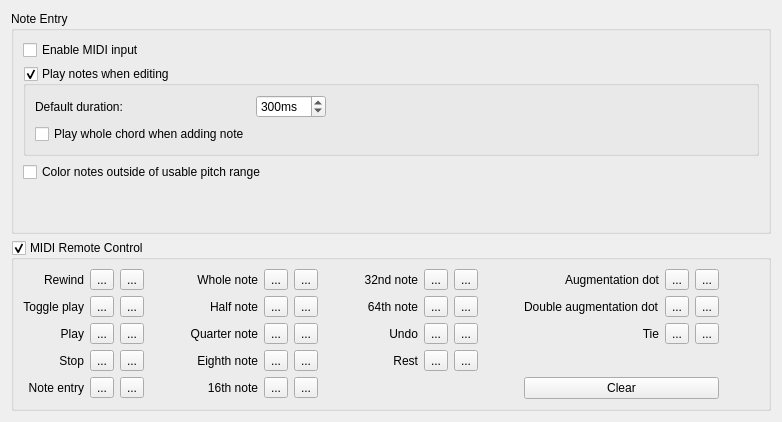
     <widget class="QWidget" name="tabNoteEntry">
      <property name="accessibleName">
       <string>Note Entry Tab</string>
      </property>
      <attribute name="title">
       <string>Note Entry</string>
      </attribute>
      <layout class="QVBoxLayout" name="verticalLayout_4">
       <item>
        <widget class="QGroupBox" name="groupBox_13">
         <property name="title">
          <string>Note Entry</string>
         </property>
         <layout class="QVBoxLayout" name="verticalLayout_2">
          <item>
           <widget class="QCheckBox" name="enableMidiInput">
            <property name="accessibleName">
             <string>Enable MIDI Input</string>
            </property>
            <property name="text">
             <string>Enable MIDI input</string>
            </property>
           </widget>
          </item>
          <item>
           <widget class="QGroupBox" name="playNotes">
            <property name="mouseTracking">
             <bool>true</bool>
            </property>
            <property name="accessibleName">
             <string>Play notes when editing</string>
            </property>
            <property name="title">
             <string>Play notes when editing</string>
            </property>
            <property name="checkable">
             <bool>true</bool>
            </property>
            <property name="checked">
             <bool>true</bool>
            </property>
            <layout class="QGridLayout" name="gridLayout_4">
             <item row="0" column="0">
              <widget class="QLabel" name="label_37">
               <property name="text">
                <string>Default duration:</string>
               </property>
              </widget>
             </item>
             <item row="0" column="1">
              <widget class="QSpinBox" name="defaultPlayDuration">
               <property name="accessibleName">
                <string>Default duration</string>
               </property>
               <property name="suffix">
                <string>ms</string>
               </property>
               <property name="minimum">
                <number>20</number>
               </property>
               <property name="maximum">
                <number>2000</number>
               </property>
               <property name="singleStep">
                <number>100</number>
               </property>
               <property name="value">
                <number>300</number>
               </property>
              </widget>
             </item>
             <item row="1" column="0">
              <widget class="QCheckBox" name="playChordOnAddNote">
               <property name="accessibleName">
                <string>Play whole chord when adding note</string>
               </property>
               <property name="text">
                <string>Play whole chord when adding note</string>
               </property>
              </widget>
             </item>
             <item row="0" column="2">
              <spacer name="horizontalSpacer_2">
               <property name="orientation">
                <enum>Qt::Horizontal</enum>
               </property>
               <property name="sizeHint" stdset="0">
                <size>
                 <width>40</width>
                 <height>20</height>
                </size>
               </property>
              </spacer>
             </item>
            </layout>
           </widget>
          </item>
          <item>
           <widget class="QCheckBox" name="warnPitchRange">
            <property name="accessibleName">
             <string>Color notes outside of usable pitch range</string>
            </property>
            <property name="text">
             <string>Color notes outside of usable pitch range</string>
            </property>
           </widget>
          </item>
          <item>
           <spacer>
            <property name="orientation">
             <enum>Qt::Vertical</enum>
            </property>
            <property name="sizeHint" stdset="0">
             <size>
              <width>20</width>
              <height>40</height>
             </size>
            </property>
           </spacer>
          </item>
         </layout>
        </widget>
       </item>
       <item>
        <widget class="QGroupBox" name="rcGroup">
         <property name="toolTip">
          <string>Enable MIDI remote control</string>
         </property>
         <property name="accessibleName">
          <string>MIDI remote control</string>
         </property>
         <property name="title">
          <string>MIDI Remote Control</string>
         </property>
         <property name="flat">
          <bool>false</bool>
         </property>
         <property name="checkable">
          <bool>true</bool>
         </property>
         <layout class="QGridLayout">
          <property name="leftMargin">
           <number>9</number>
          </property>
          <property name="topMargin">
           <number>9</number>
          </property>
          <property name="rightMargin">
           <number>9</number>
          </property>
          <property name="bottomMargin">
           <number>9</number>
          </property>
          <property name="spacing">
           <number>6</number>
          </property>
          <item row="0" column="0">
           <widget class="QLabel" name="label_15">
            <property name="text">
             <string>Rewind</string>
            </property>
            <property name="alignment">
             <set>Qt::AlignRight|Qt::AlignTrailing|Qt::AlignVCenter</set>
            </property>
           </widget>
          </item>
          <item row="0" column="1">
           <widget class="Ms::GreendotButton" name="rewindActive">
            <property name="focusPolicy">
             <enum>Qt::StrongFocus</enum>
            </property>
            <property name="toolTip">
             <string>Is active</string>
            </property>
            <property name="accessibleName">
             <string>Rewind is active</string>
            </property>
            <property name="text">
             <string notr="true">...</string>
            </property>
           </widget>
          </item>
          <item row="0" column="2">
           <widget class="Ms::RecordButton" name="recordRewind">
            <property name="focusPolicy">
             <enum>Qt::StrongFocus</enum>
            </property>
            <property name="toolTip">
             <string>Record</string>
            </property>
            <property name="accessibleName">
             <string>Rewind record</string>
            </property>
            <property name="text">
             <string notr="true">...</string>
            </property>
           </widget>
          </item>
          <item row="1" column="0">
           <widget class="QLabel" name="label_20">
            <property name="text">
             <string>Toggle play</string>
            </property>
            <property name="alignment">
             <set>Qt::AlignRight|Qt::AlignTrailing|Qt::AlignVCenter</set>
            </property>
           </widget>
          </item>
          <item row="1" column="1">
           <widget class="Ms::GreendotButton" name="togglePlayActive">
            <property name="focusPolicy">
             <enum>Qt::StrongFocus</enum>
            </property>
            <property name="toolTip">
             <string>Is active</string>
            </property>
            <property name="text">
             <string notr="true">...</string>
            </property>
           </widget>
          </item>
          <item row="1" column="2">
           <widget class="Ms::RecordButton" name="recordTogglePlay">
            <property name="focusPolicy">
             <enum>Qt::StrongFocus</enum>
            </property>
            <property name="toolTip">
             <string>Record</string>
            </property>
            <property name="accessibleName">
             <string>Toggle play record</string>
            </property>
            <property name="text">
             <string notr="true">...</string>
            </property>
           </widget>
          </item>
          <item row="0" column="15">
           <spacer name="horizontalSpacer_10">
            <property name="orientation">
             <enum>Qt::Horizontal</enum>
            </property>
            <property name="sizeHint" stdset="0">
             <size>
              <width>40</width>
              <height>20</height>
             </size>
            </property>
           </spacer>
          </item>
          <item row="0" column="4">
           <widget class="QLabel" name="label_14">
            <property name="text">
             <string>Whole note</string>
            </property>
            <property name="alignment">
             <set>Qt::AlignRight|Qt::AlignTrailing|Qt::AlignVCenter</set>
            </property>
           </widget>
          </item>
          <item row="1" column="4">
           <widget class="QLabel" name="label_16">
            <property name="text">
             <string>Half note</string>
            </property>
            <property name="alignment">
             <set>Qt::AlignRight|Qt::AlignTrailing|Qt::AlignVCenter</set>
            </property>
           </widget>
          </item>
          <item row="0" column="5">
           <widget class="Ms::GreendotButton" name="rca2">
            <property name="focusPolicy">
             <enum>Qt::StrongFocus</enum>
            </property>
            <property name="accessibleName">
             <string>Whole note is active</string>
            </property>
            <property name="text">
             <string notr="true">...</string>
            </property>
           </widget>
          </item>
          <item row="1" column="5">
           <widget class="Ms::GreendotButton" name="rca3">
            <property name="focusPolicy">
             <enum>Qt::StrongFocus</enum>
            </property>
            <property name="accessibleName">
             <string>Half note is active</string>
            </property>
            <property name="text">
             <string notr="true">...</string>
            </property>
           </widget>
          </item>
          <item row="0" column="6">
           <widget class="Ms::RecordButton" name="rcr2">
            <property name="focusPolicy">
             <enum>Qt::StrongFocus</enum>
            </property>
            <property name="accessibleName">
             <string>Whole note record</string>
            </property>
            <property name="text">
             <string notr="true">...</string>
            </property>
           </widget>
          </item>
          <item row="1" column="6">
           <widget class="Ms::RecordButton" name="rcr3">
            <property name="focusPolicy">
             <enum>Qt::StrongFocus</enum>
            </property>
            <property name="accessibleName">
             <string>Half note record</string>
            </property>
            <property name="text">
             <string notr="true">...</string>
            </property>
           </widget>
          </item>
          <item row="2" column="4">
           <widget class="QLabel" name="label_39">
            <property name="text">
             <string>Quarter note</string>
            </property>
            <property name="alignment">
             <set>Qt::AlignRight|Qt::AlignTrailing|Qt::AlignVCenter</set>
            </property>
           </widget>
          </item>
          <item row="3" column="4">
           <widget class="QLabel" name="label_40">
            <property name="text">
             <string>Eighth note</string>
            </property>
            <property name="alignment">
             <set>Qt::AlignRight|Qt::AlignTrailing|Qt::AlignVCenter</set>
            </property>
           </widget>
          </item>
          <item row="3" column="8">
           <widget class="QLabel" name="label_44">
            <property name="text">
             <string>Rest</string>
            </property>
            <property name="alignment">
             <set>Qt::AlignRight|Qt::AlignTrailing|Qt::AlignVCenter</set>
            </property>
           </widget>
          </item>
          <item row="3" column="9">
           <widget class="Ms::GreendotButton" name="rca9">
            <property name="focusPolicy">
             <enum>Qt::StrongFocus</enum>
            </property>
            <property name="accessibleName">
             <string>Rest is active</string>
            </property>
            <property name="text">
             <string notr="true">...</string>
            </property>
           </widget>
          </item>
          <item row="2" column="5">
           <widget class="Ms::GreendotButton" name="rca4">
            <property name="focusPolicy">
             <enum>Qt::StrongFocus</enum>
            </property>
            <property name="accessibleName">
             <string>Quarter note is active</string>
            </property>
            <property name="text">
             <string notr="true">...</string>
            </property>
           </widget>
          </item>
          <item row="2" column="6">
           <widget class="Ms::RecordButton" name="rcr4">
            <property name="focusPolicy">
             <enum>Qt::StrongFocus</enum>
            </property>
            <property name="accessibleName">
             <string>Quarter note record</string>
            </property>
            <property name="text">
             <string notr="true">...</string>
            </property>
           </widget>
          </item>
          <item row="3" column="5">
           <widget class="Ms::GreendotButton" name="rca5">
            <property name="focusPolicy">
             <enum>Qt::StrongFocus</enum>
            </property>
            <property name="accessibleName">
             <string>Eighth note is active</string>
            </property>
            <property name="text">
             <string notr="true">...</string>
            </property>
           </widget>
          </item>
          <item row="3" column="6">
           <widget class="Ms::RecordButton" name="rcr5">
            <property name="focusPolicy">
             <enum>Qt::StrongFocus</enum>
            </property>
            <property name="accessibleName">
             <string>Eighth note record</string>
            </property>
            <property name="text">
             <string notr="true">...</string>
            </property>
           </widget>
          </item>
          <item row="0" column="12">
           <widget class="QLabel" name="label_45">
            <property name="text">
             <string>Augmentation dot</string>
            </property>
            <property name="alignment">
             <set>Qt::AlignRight|Qt::AlignTrailing|Qt::AlignVCenter</set>
            </property>
           </widget>
          </item>
          <item row="1" column="12">
           <widget class="QLabel" name="label_46">
            <property name="text">
             <string>Double augmentation dot</string>
            </property>
           </widget>
          </item>
          <item row="2" column="12">
           <widget class="QLabel" name="label_47">
            <property name="text">
             <string>Tie</string>
            </property>
            <property name="alignment">
             <set>Qt::AlignRight|Qt::AlignTrailing|Qt::AlignVCenter</set>
            </property>
           </widget>
          </item>
          <item row="0" column="13">
           <widget class="Ms::GreendotButton" name="rca10">
            <property name="focusPolicy">
             <enum>Qt::StrongFocus</enum>
            </property>
            <property name="accessibleName">
             <string>Augmentation dot is active</string>
            </property>
            <property name="text">
             <string notr="true">...</string>
            </property>
           </widget>
          </item>
          <item row="0" column="14">
           <widget class="Ms::RecordButton" name="rcr10">
            <property name="focusPolicy">
             <enum>Qt::StrongFocus</enum>
            </property>
            <property name="accessibleName">
             <string>Augmentation dot record</string>
            </property>
            <property name="text">
             <string notr="true">...</string>
            </property>
           </widget>
          </item>
          <item row="1" column="13">
           <widget class="Ms::GreendotButton" name="rca11">
            <property name="focusPolicy">
             <enum>Qt::StrongFocus</enum>
            </property>
            <property name="accessibleName">
             <string>Double augmentation dot is active</string>
            </property>
            <property name="text">
             <string notr="true">...</string>
            </property>
           </widget>
          </item>
          <item row="1" column="14">
           <widget class="Ms::RecordButton" name="rcr11">
            <property name="focusPolicy">
             <enum>Qt::StrongFocus</enum>
            </property>
            <property name="accessibleName">
             <string>Double augmentation dot record</string>
            </property>
            <property name="text">
             <string notr="true">...</string>
            </property>
           </widget>
          </item>
          <item row="2" column="13">
           <widget class="Ms::GreendotButton" name="rca12">
            <property name="focusPolicy">
             <enum>Qt::StrongFocus</enum>
            </property>
            <property name="accessibleName">
             <string>Tie is active</string>
            </property>
            <property name="text">
             <string notr="true">...</string>
            </property>
           </widget>
          </item>
          <item row="2" column="14">
           <widget class="Ms::RecordButton" name="rcr12">
            <property name="focusPolicy">
             <enum>Qt::StrongFocus</enum>
            </property>
            <property name="accessibleName">
             <string>Tie record</string>
            </property>
            <property name="text">
             <string notr="true">...</string>
            </property>
           </widget>
          </item>
          <item row="3" column="10">
           <widget class="Ms::RecordButton" name="rcr9">
            <property name="focusPolicy">
             <enum>Qt::StrongFocus</enum>
            </property>
            <property name="accessibleName">
             <string>Rest record</string>
            </property>
            <property name="text">
             <string notr="true">...</string>
            </property>
           </widget>
          </item>
          <item row="0" column="3">
           <spacer name="horizontalSpacer_11">
            <property name="orientation">
             <enum>Qt::Horizontal</enum>
            </property>
            <property name="sizeHint" stdset="0">
             <size>
              <width>40</width>
              <height>20</height>
             </size>
            </property>
           </spacer>
          </item>
          <item row="0" column="7">
           <spacer name="horizontalSpacer_12">
            <property name="orientation">
             <enum>Qt::Horizontal</enum>
            </property>
            <property name="sizeHint" stdset="0">
             <size>
              <width>40</width>
              <height>20</height>
             </size>
            </property>
           </spacer>
          </item>
          <item row="0" column="11">
           <spacer name="horizontalSpacer_13">
            <property name="orientation">
             <enum>Qt::Horizontal</enum>
            </property>
            <property name="sizeHint" stdset="0">
             <size>
              <width>40</width>
              <height>20</height>
             </size>
            </property>
           </spacer>
          </item>
          <item row="2" column="0">
           <widget class="QLabel" name="label_50">
            <property name="text">
             <string>Play</string>
            </property>
            <property name="alignment">
             <set>Qt::AlignRight|Qt::AlignTrailing|Qt::AlignVCenter</set>
            </property>
           </widget>
          </item>
          <item row="3" column="0">
           <widget class="QLabel" name="label_51">
            <property name="text">
             <string>Stop</string>
            </property>
            <property name="alignment">
             <set>Qt::AlignRight|Qt::AlignTrailing|Qt::AlignVCenter</set>
            </property>
           </widget>
          </item>
          <item row="2" column="1">
           <widget class="Ms::GreendotButton" name="playActive">
            <property name="focusPolicy">
             <enum>Qt::StrongFocus</enum>
            </property>
            <property name="toolTip">
             <string>Is active</string>
            </property>
            <property name="accessibleName">
             <string>Play is active</string>
            </property>
            <property name="text">
             <string notr="true">...</string>
            </property>
           </widget>
          </item>
          <item row="3" column="1">
           <widget class="Ms::GreendotButton" name="stopActive">
            <property name="focusPolicy">
             <enum>Qt::StrongFocus</enum>
            </property>
            <property name="toolTip">
             <string>Is active</string>
            </property>
            <property name="accessibleName">
             <string>Stop is active</string>
            </property>
            <property name="text">
             <string notr="true">...</string>
            </property>
           </widget>
          </item>
          <item row="2" column="2">
           <widget class="Ms::RecordButton" name="recordPlay">
            <property name="focusPolicy">
             <enum>Qt::StrongFocus</enum>
            </property>
            <property name="toolTip">
             <string>Record</string>
            </property>
            <property name="accessibleName">
             <string>Play record</string>
            </property>
            <property name="text">
             <string notr="true">...</string>
            </property>
           </widget>
          </item>
          <item row="3" column="2">
           <widget class="Ms::RecordButton" name="recordStop">
            <property name="focusPolicy">
             <enum>Qt::StrongFocus</enum>
            </property>
            <property name="toolTip">
             <string>Record</string>
            </property>
            <property name="accessibleName">
             <string>Stop record</string>
            </property>
            <property name="text">
             <string notr="true">...</string>
            </property>
           </widget>
          </item>
          <item row="4" column="0">
           <widget class="QLabel" name="label_52">
            <property name="text">
             <string>Note entry</string>
            </property>
            <property name="alignment">
             <set>Qt::AlignRight|Qt::AlignTrailing|Qt::AlignVCenter</set>
            </property>
           </widget>
          </item>
          <item row="4" column="1">
           <widget class="Ms::GreendotButton" name="editModeActive">
            <property name="focusPolicy">
             <enum>Qt::StrongFocus</enum>
            </property>
            <property name="toolTip">
             <string>Is active</string>
            </property>
            <property name="accessibleName">
             <string>Note entry is active</string>
            </property>
            <property name="text">
             <string notr="true">...</string>
            </property>
           </widget>
          </item>
          <item row="4" column="2">
           <widget class="Ms::RecordButton" name="recordEditMode">
            <property name="focusPolicy">
             <enum>Qt::StrongFocus</enum>
            </property>
            <property name="toolTip">
             <string>Record</string>
            </property>
            <property name="accessibleName">
             <string>Note entry record</string>
            </property>
            <property name="text">
             <string notr="true">...</string>
            </property>
           </widget>
          </item>
          <item row="4" column="4">
           <widget class="QLabel" name="label_41">
            <property name="text">
             <string>16th note</string>
            </property>
            <property name="alignment">
             <set>Qt::AlignRight|Qt::AlignTrailing|Qt::AlignVCenter</set>
            </property>
           </widget>
          </item>
          <item row="4" column="5">
           <widget class="Ms::GreendotButton" name="rca6">
            <property name="focusPolicy">
             <enum>Qt::StrongFocus</enum>
            </property>
            <property name="accessibleName">
             <string>16th note is active</string>
            </property>
            <property name="text">
             <string notr="true">...</string>
            </property>
           </widget>
          </item>
          <item row="4" column="6">
           <widget class="Ms::RecordButton" name="rcr6">
            <property name="focusPolicy">
             <enum>Qt::StrongFocus</enum>
            </property>
            <property name="accessibleName">
             <string>16th note record</string>
            </property>
            <property name="text">
             <string notr="true">...</string>
            </property>
           </widget>
          </item>
          <item row="0" column="9">
           <widget class="Ms::GreendotButton" name="rca7">
            <property name="focusPolicy">
             <enum>Qt::StrongFocus</enum>
            </property>
            <property name="accessibleName">
             <string>32nd note is active</string>
            </property>
            <property name="text">
             <string notr="true">...</string>
            </property>
           </widget>
          </item>
          <item row="0" column="10">
           <widget class="Ms::RecordButton" name="rcr7">
            <property name="focusPolicy">
             <enum>Qt::StrongFocus</enum>
            </property>
            <property name="accessibleName">
             <string>32nd note record</string>
            </property>
            <property name="text">
             <string notr="true">...</string>
            </property>
           </widget>
          </item>
          <item row="0" column="8">
           <widget class="QLabel" name="label_42">
            <property name="text">
             <string>32nd note</string>
            </property>
            <property name="alignment">
             <set>Qt::AlignRight|Qt::AlignTrailing|Qt::AlignVCenter</set>
            </property>
           </widget>
          </item>
          <item row="1" column="8">
           <widget class="QLabel" name="label_43">
            <property name="text">
             <string>64th note</string>
            </property>
            <property name="alignment">
             <set>Qt::AlignRight|Qt::AlignTrailing|Qt::AlignVCenter</set>
            </property>
           </widget>
          </item>
          <item row="1" column="9">
           <widget class="Ms::GreendotButton" name="rca8">
            <property name="focusPolicy">
             <enum>Qt::StrongFocus</enum>
            </property>
            <property name="accessibleName">
             <string>64th note is active</string>
            </property>
            <property name="text">
             <string notr="true">...</string>
            </property>
           </widget>
          </item>
          <item row="1" column="10">
           <widget class="Ms::RecordButton" name="rcr8">
            <property name="focusPolicy">
             <enum>Qt::StrongFocus</enum>
            </property>
            <property name="accessibleName">
             <string>64th note record</string>
            </property>
            <property name="text">
             <string notr="true">...</string>
            </property>
           </widget>
          </item>
          <item row="2" column="9">
           <widget class="Ms::GreendotButton" name="recordUndoActive">
            <property name="focusPolicy">
             <enum>Qt::StrongFocus</enum>
            </property>
            <property name="accessibleName">
             <string>Undo is active</string>
            </property>
            <property name="text">
             <string notr="true">...</string>
            </property>
           </widget>
          </item>
          <item row="2" column="10">
           <widget class="Ms::RecordButton" name="recordUndo">
            <property name="focusPolicy">
             <enum>Qt::StrongFocus</enum>
            </property>
            <property name="accessibleName">
             <string>Undo record</string>
            </property>
            <property name="text">
             <string notr="true">...</string>
            </property>
           </widget>
          </item>
          <item row="2" column="8">
           <widget class="QLabel" name="label_53">
            <property name="text">
             <string>Undo</string>
            </property>
            <property name="alignment">
             <set>Qt::AlignRight|Qt::AlignTrailing|Qt::AlignVCenter</set>
            </property>
           </widget>
          </item>
          <item row="4" column="12" colspan="3">
           <widget class="QPushButton" name="midiRemoteControlClear">
            <property name="accessibleName">
             <string>Clear</string>
            </property>
            <property name="text">
             <string>Clear</string>
            </property>
           </widget>
          </item>
         </layout>
        </widget>
       </item>
      </layout>
     </widget>
